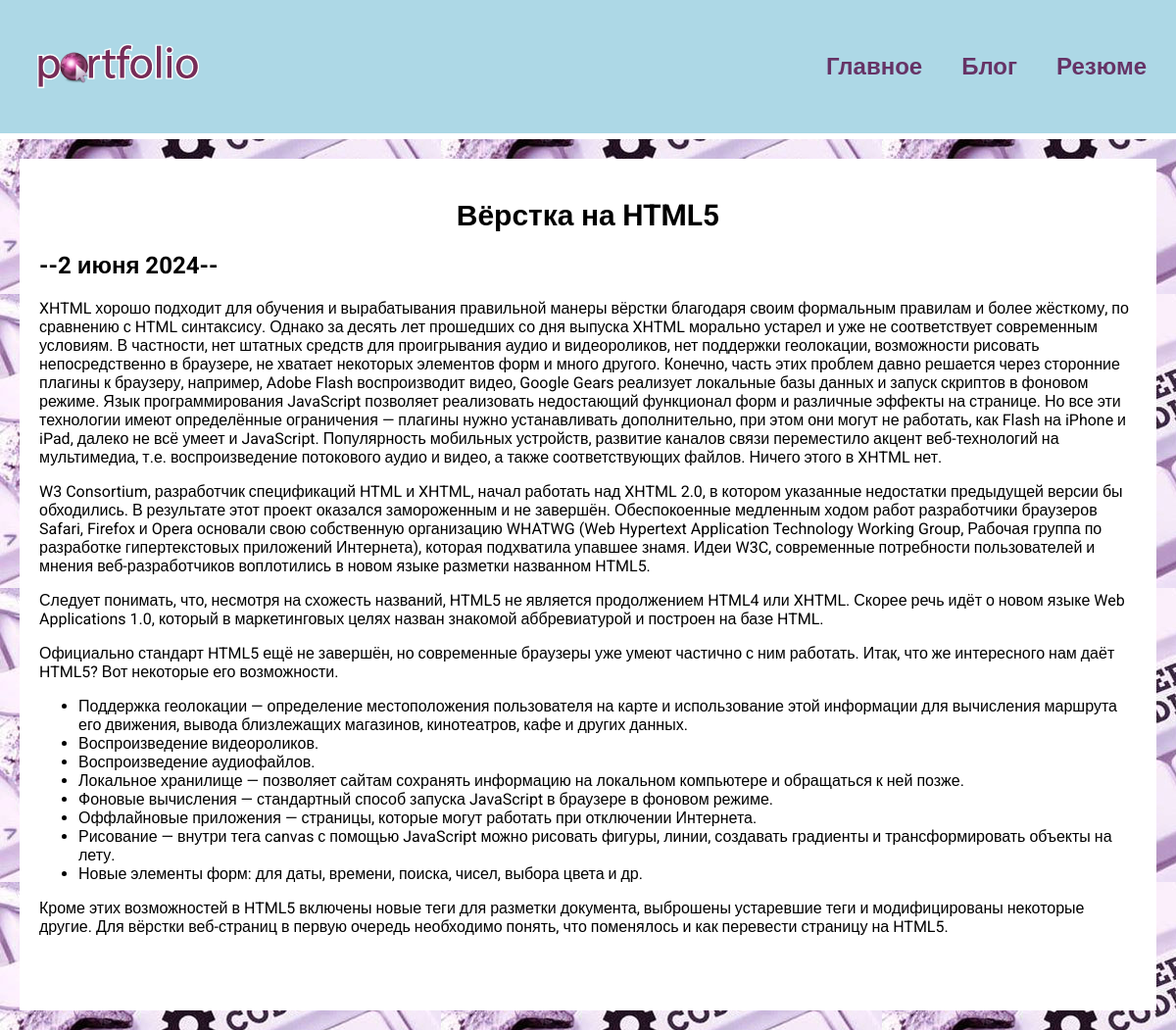
Page /blog/1/ on the committed database.
### blog/models.py (models this page shows)
class Blog(models.Model):
    title = models.CharField(max_length=200)
    description = models.TextField()
    date = models.DateField()
    def __str__(self):
        return self.title

### blog/views.py (the view)
# urls.py: path('<int:blog_id>/', views.detail, name='detail'),
def detail(request, blog_id):
    blog = get_object_or_404(Blog, pk=blog_id)
    return render(request, 'blog/details.html', {'blog': blog})

### blog/templates/blog/details.html
{% extends 'skills/base.html' %}
{% block content %}
<div class="detail">
<h1>{{ blog }}</h1>
<h2>--{{ blog.date|date:'j E Y' }}--</h2>
{{ blog.description|safe }}
</div>
{% endblock %}

### skills/static/css/style.css (style rules this page uses)
body { background-image: url(skills/wc.jpg); font-family: "Roboto", sans-serif; padding: 0; margin: 0; }
.content h1 { text-align: center; margin: 20px 0; font-size: 30px; }
.detail { background: #fff; padding: 20px 20px 60px; box-sizing: border-box; }

### rows in the picture
Blog: title "Вёрстка на HTML5", date "2 июня 2024", description "XHTML хорошо подходит для обучения и вырабатывания правильной манеры вёрстки благодаря своим формальным правилам и более жёсткому, по сравнению с HTML синтаксису. Однако за десять лет прошедших со дня выпуска XHTML морально устарел и уже не соответствует современным условиям. В частности, нет штатных средств для проигрывания аудио и видеороликов, нет поддержки геолокации, возможности рисовать непосредственно в браузере, не хватает некоторых элементов форм и много другого. Конечно, часть этих проблем давно решается через сторонние плагины к браузеру, например, Adobe Flash воспроизводит видео, Google Gears реализует локальные базы данных и запуск скриптов в фоновом режиме. Язык…"
